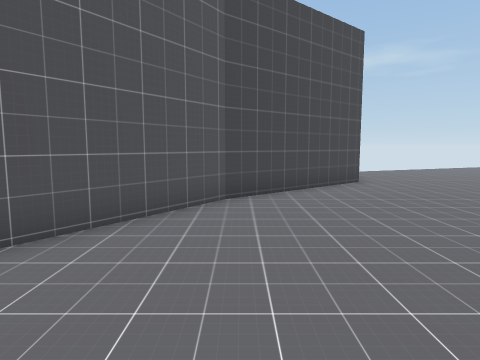
[1] (above)

24 first-person views from a walk through a scene from a Unity 3-D project. The camera is 1.2 m above the floor, tilts 6° down and sees 75° across. The floor is counted in squares, 1 m on a side. Each view is taken from the middle of a square. On the plan, view 1 faces up. The plan holds only what a view shows up to about 13 squares ahead; the rest is blank. The place goes on beyond the plan. The player character is not drawn.

[2]
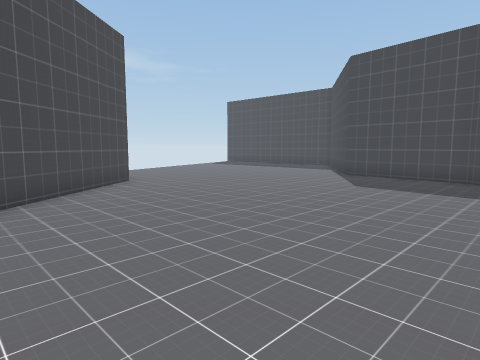

[3]
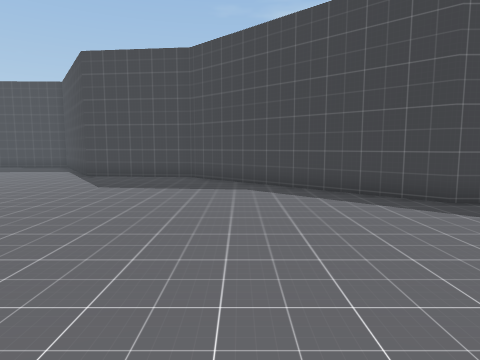

[4]
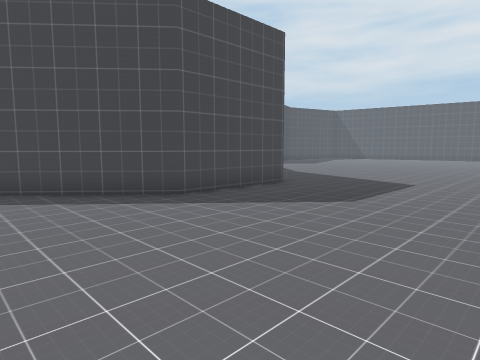

[5]
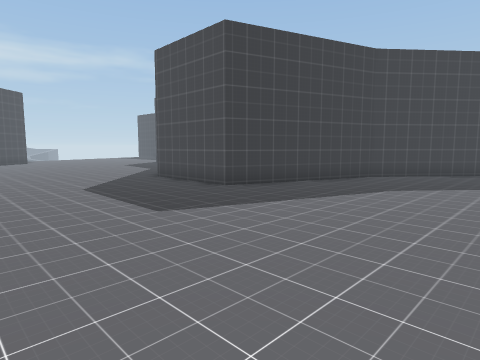

[6]
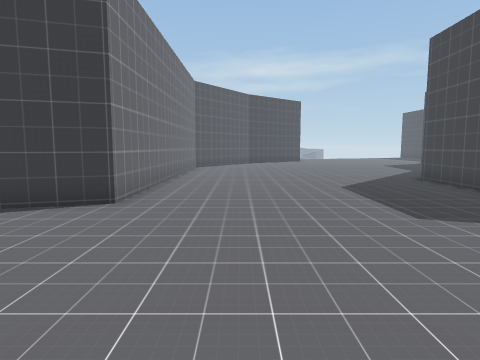

[7]
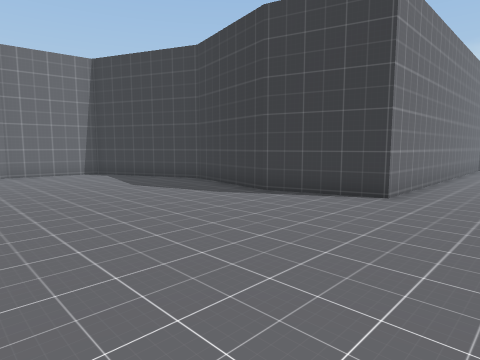

[8]
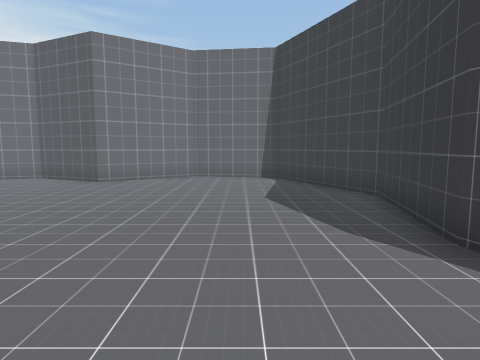

[9]
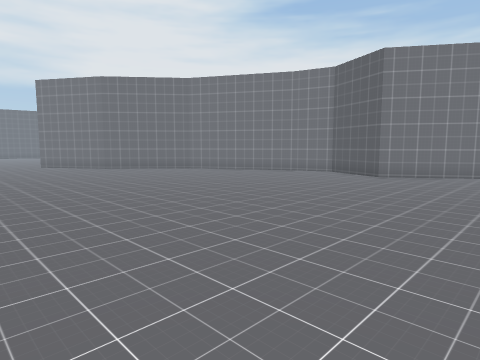

[10]
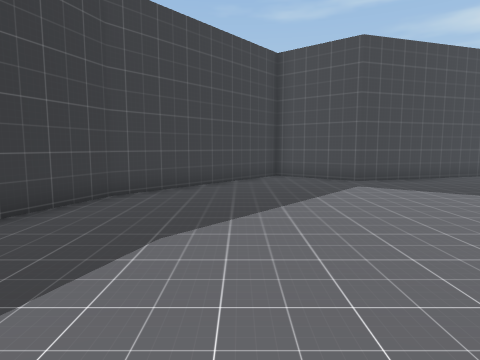

[11]
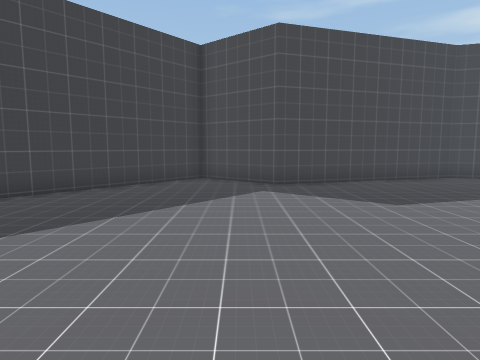

[12]
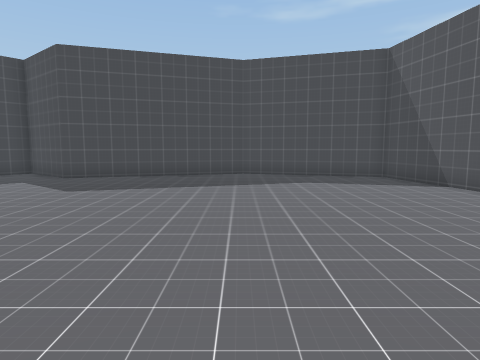

[13]
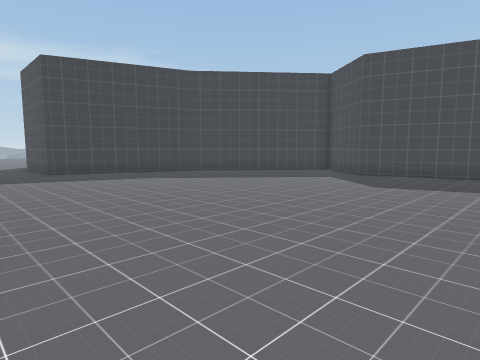

[14]
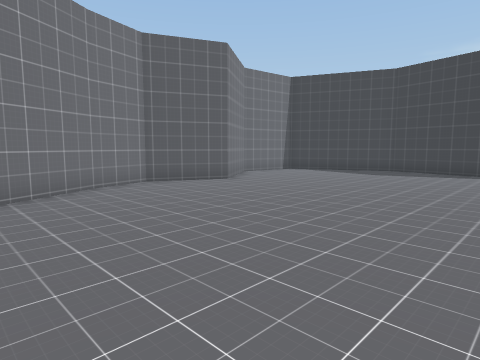

[15]
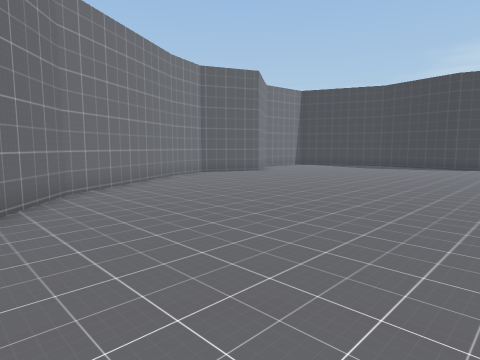

[16]
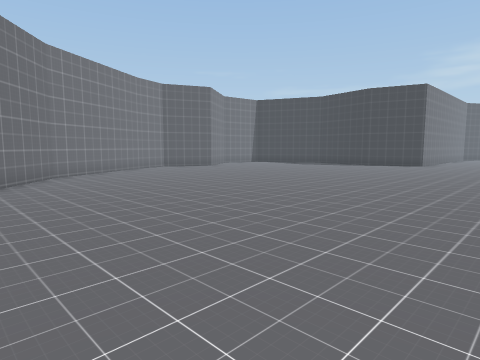

[17]
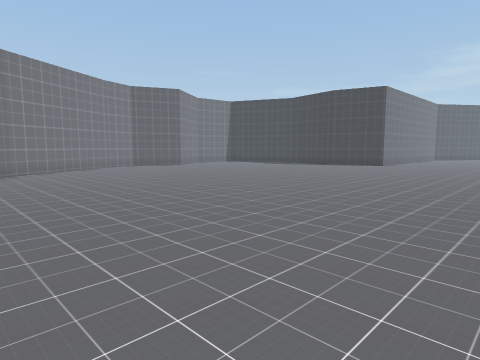

[18]
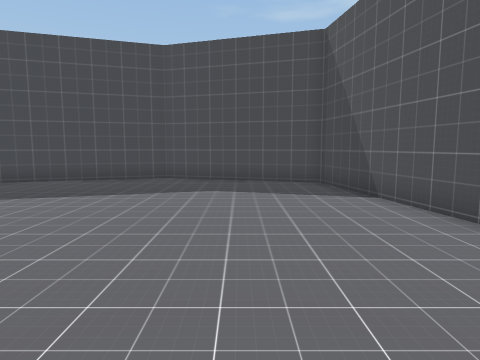

[19]
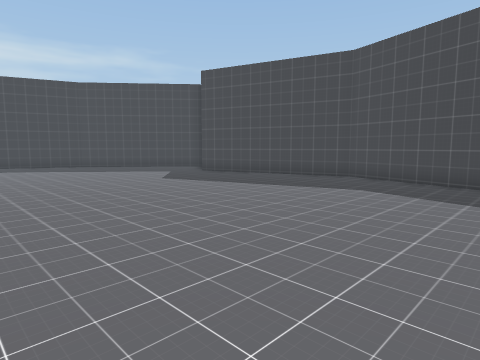

[20]
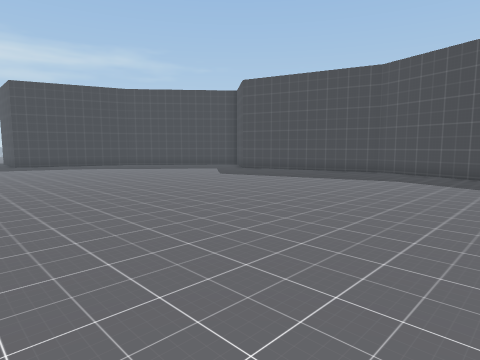

[21]
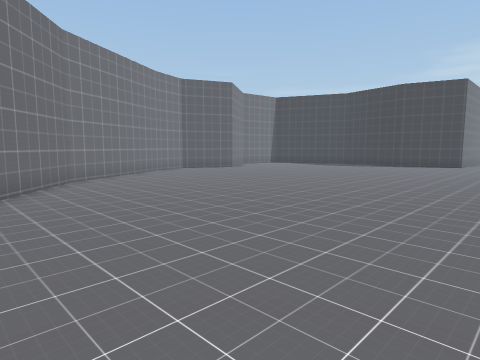

[22]
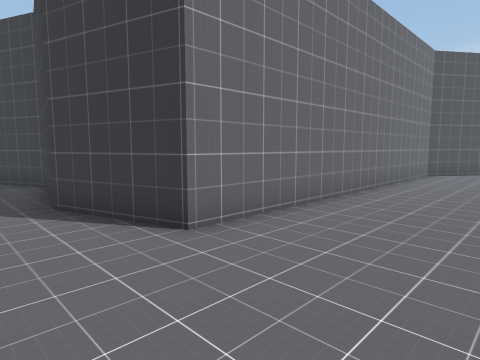

[23]
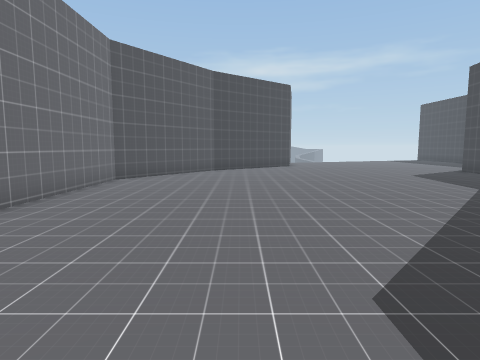

[24]
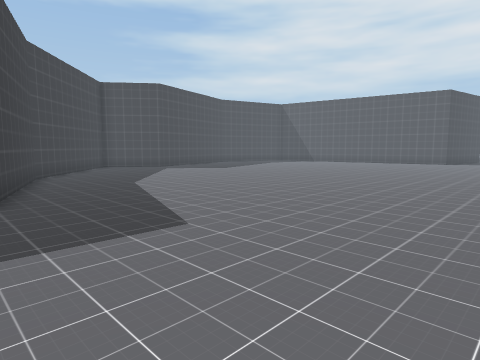

### Floor plan
Points are (right, up) in squares from view 1. A wall is a line through its corners. A room is listed if a view was taken in it or the views show most of it. See-through windows are left out.
Room 1 (views 1, 2, 3, 4, 5, 6, 7, 8, 9, 10, 11, 12, 13, 14, 15, 16, 17, 18, 19, 20, 21, 22, 23, 24)
walls: (-14.5, -22.4) (-11.5, -27.6) (-8.8, -29.9); (11.3, -31.5) (15.5, -30.8) (17.2, -25.2) (15, -18.2) (17.2, -15.5) (11.6, -10.8) (5.6, -8.8) (5.7, -4.5) (11.4, 1.9) (11.9, 6.3); (-0.3, 7.3) (-3.6, 2.5) (-3.7, -9.4) (-6.8, -10.3) (-10.7, -9.6) (-15.4, -11.6) (-15.8, -14.9) (-13.8, -17.9) (-15, -20.6) (-14.4, -22.5); (2.6, 9.6) (-0.4, 7.1)

Where each view was taken, in squares from view 1:
view 1: 0 up, 0 right, facing up
view 2: 0 up, 1 left, facing up-right
view 3: 0 up, 1 left, facing right
view 4: 0 up, 1 left, facing down-right
view 5: 16 down, 1 left, facing up-right
view 6: 16 down, 1 left, facing up
view 7: 17 down, 1 left, facing up-left
view 8: 13 down, 3 left, facing left
view 9: 13 down, 1 left, facing down-left
view 10: 14 down, 4 right, facing right
view 11: 17 down, 5 right, facing right
view 12: 25 down, 3 right, facing right
view 13: 24 down, 2 right, facing up-right
view 14: 26 down, 5 left, facing up-left
view 15: 30 down, 3 left, facing up-left
view 16: 31 down, 2 right, facing up-left
view 17: 30 down, 4 right, facing up-left
view 18: 28 down, 5 right, facing right
view 19: 31 down, 5 right, facing up-right
view 20: 31 down, 2 right, facing up-right
view 21: 31 down, 0 right, facing up-left
view 22: 12 down, 0 right, facing up-left
view 23: 9 down, 1 right, facing up
view 24: 8 down, 2 left, facing down-right
